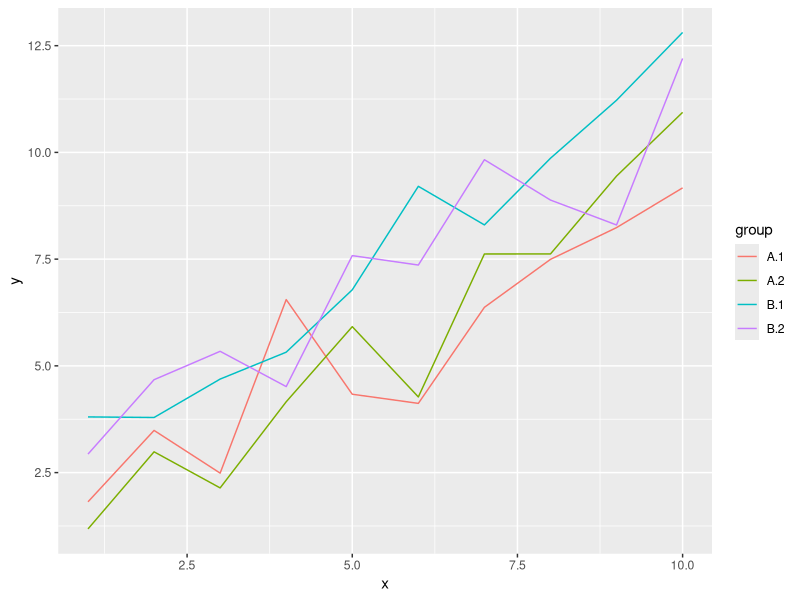

Generate this figure with R:
library(ggplot2)
df <- data.frame(
  x = rep(1:10, 2),
  y = c(1:10 + rnorm(10), 1:10 + rnorm(10, 2), 1:10 + rnorm(10), 1:10 + rnorm(10, 2)),
  group = rep(c("A.1", "B.1", "A.2", "B.2"), each = 10)
)

print(head(df))

ggplot(df, aes(x = x, y = y, color = group)) +
  geom_line()
